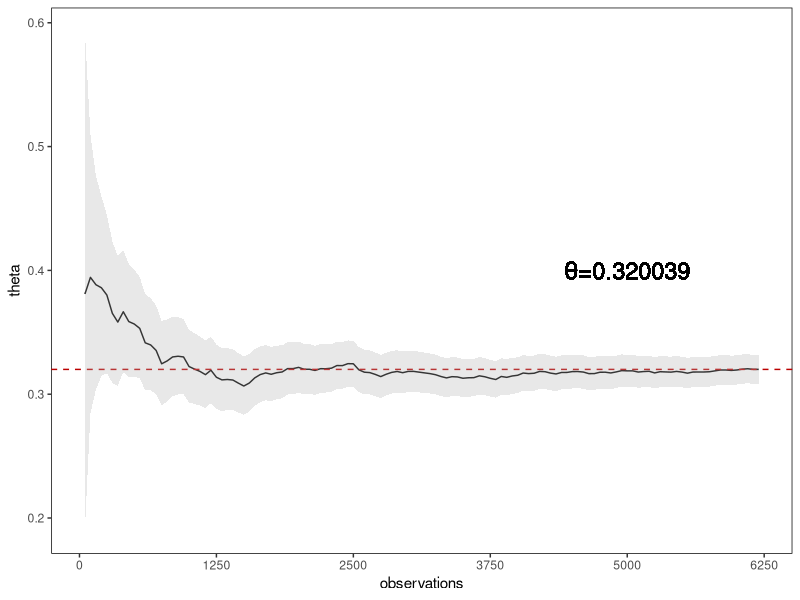
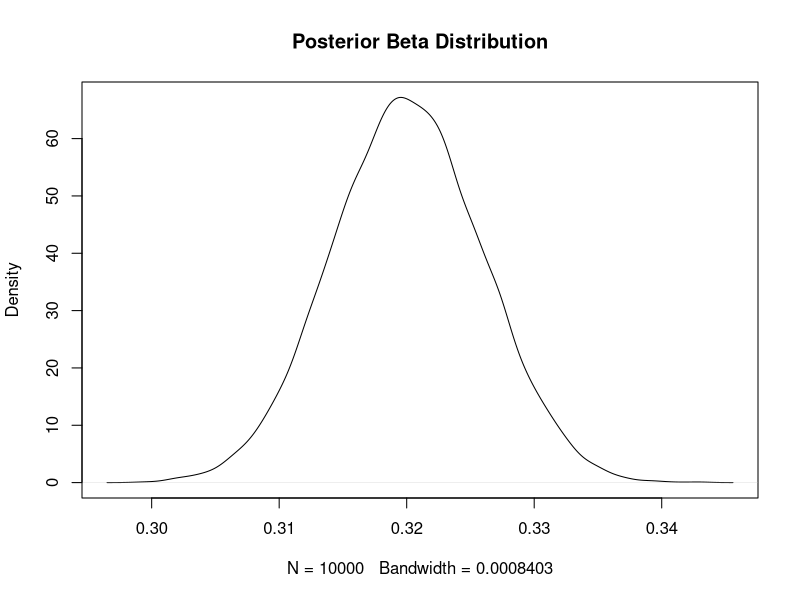

These figures' R source, in order:
library(ggplot2)


df <- read.csv('./mydata.csv')
death_list <- df$hospital_expire_flag

prior_num <- 100
prior_list <- death_list[1:prior_num]
prior_mean <- mean(prior_list)
prior_var <- var(prior_list)
# prior_a <- abs(((1 - prior_mean) / prior_var - 1 / prior_mean) * prior_mean ^ 2)
prior_a <- 7
# prior_b <- abs(prior_a * (1 / prior_mean - 1))
prior_b <- 13

alpha <- 0.05
theta_list <- c()
confidence_upper <- c()
confidence_lower <- c()

for (i in death_list[(prior_num + 1):(length(death_list))])
{
  prior_a <- prior_a + i
  prior_b <- prior_b + 1 - i
  prior_list <- c(prior_list, i)
  theta <- prior_a / (prior_a + prior_b)
  # std <- sqrt(prior_a * prior_b / ((prior_a + prior_b) ^ 2 * (prior_a + prior_b + 1)))
  theta_list <- c(theta_list, theta)
  
  # 100*(1-alpha)% Bayesian credible interval for theta
  # the interpretation of a Bayesian credible interval is different from 
  # the interpretation of a frequentest confidence interval
  # more see https://web.stanford.edu/class/stats200/Lecture20.pdf
  
  confidence_upper <- c(confidence_upper, qbeta((1 - alpha / 2), prior_a, prior_b))
  confidence_lower <- c(confidence_lower, qbeta((alpha / 2), prior_a, prior_b))
}

theta_mean <- mean(theta_list)


# sampling ----------------------------------------------------------------
begin <- 1
step <- 50
sample_index <- seq(from=begin, to=length(theta_list), by=step)
theta_list <- theta_list[sample_index]
confidence_upper <- confidence_upper[sample_index]
confidence_lower <- confidence_lower[sample_index]


df1 <- data.frame(observations=c(1:length(theta_list)), theta=theta_list)
df2 <- data.frame(observations=c(1:length(theta_list)), theta_up=confidence_upper, theta_down=confidence_lower)
pic <- ggplot(data = df1, mapping = aes(x = observations, y = theta))+
  geom_line()+labs(x="observations",y="theta")+
  geom_hline(aes(yintercept=0.320039), colour="#BB0000", linetype="dashed")+
  # coord_cartesian(xlim =c(0, ((length(death_list) - begin) / step)), ylim = c(0.308, 1))+
  scale_x_continuous(breaks=c(0,25,50,75,100,125),labels=c(0,25,50,75,100,125)*50,)+
  geom_text(aes(x=100,y=0.4),label=expression(paste(theta,"=0.320039")),cex=6)+
  theme(panel.grid=element_blank(), panel.background=element_rect(fill='transparent', color='black'),legend.position = c(0.15,0.85))+
  geom_ribbon(data = df2, mapping = aes(ymin=theta_down,ymax=theta_up),fill="grey70",alpha=0.3)

pic

# PDF ---------------------------------------------------------------------

set.seed(13579)                                    
N <- 10000                                         
y_rbeta <- rbeta(N, shape1 = prior_a, shape2 = prior_b)        

plot(density(y_rbeta), main = "Posterior Beta Distribution")
